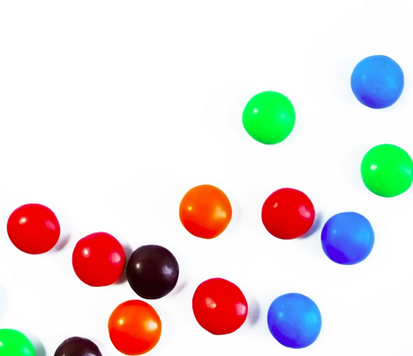
#> input picture images/smarties.png, 413 x 356 px
$ python morphological-trans.py
#> lines starting #> are read from the running program, lines starting #| are printed output that depends on the picture; after the words box and inside, x2 and y2 are one past the last pixel; in counts of white or black regions, pixels touching at a corner belong together
import cv2
import numpy as np
from matplotlib import pyplot as plt

kernel = np.ones((5, 5), np.uint8)
img = cv2.imread('images/smarties.png', cv2.IMREAD_GRAYSCALE)
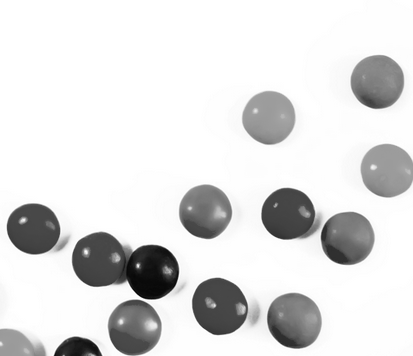
#> img: shape (356, 413); min 4, max 255, mean 222.6
_, masked = cv2.threshold(img, 220, 255, cv2.THRESH_BINARY_INV)
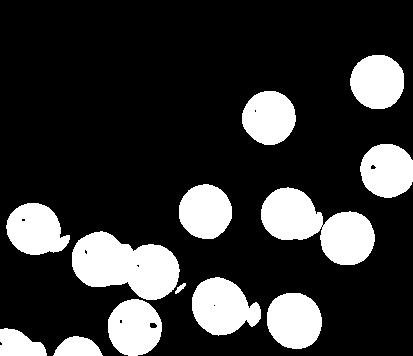
#> masked: shape (356, 413); 20.9% white; 13 white regions, largest, box (x1, y1, x2, y2) and area: (72, 231, 180, 300) 4953, (261, 187, 375, 265) 4823, (192, 277, 261, 336) 2806

dilated = cv2.dilate(masked, kernel, iterations=2)
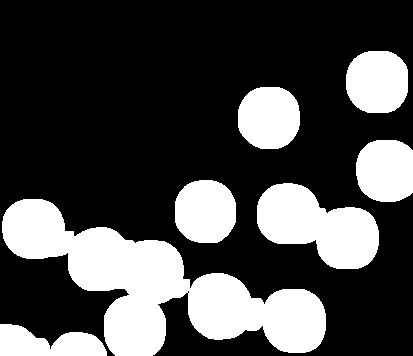
#> dilated: shape (356, 413); 28.7% white; 7 white regions, largest, box (x1, y1, x2, y2) and area: (2, 199, 326, 356) 20478, (257, 183, 379, 269) 6571, (346, 51, 408, 113) 3256
erosion = cv2.erode(masked, kernel, iterations=2)
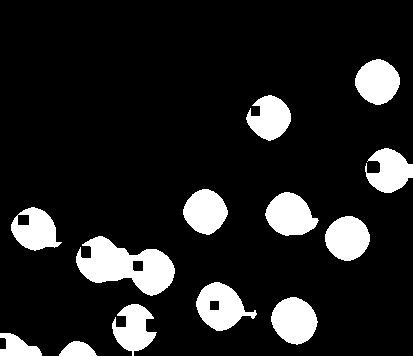
#> erosion: shape (356, 413); 13.2% white; 13 white regions, largest, box (x1, y1, x2, y2) and area: (76, 236, 175, 296) 3309, (196, 282, 257, 331) 1692, (271, 297, 318, 345) 1646
opening = cv2.morphologyEx(masked, cv2.MORPH_OPEN, kernel)
#> opening: shape (356, 413); 20.8% white; 12 white regions, largest, box (x1, y1, x2, y2) and area: (72, 232, 179, 300) 4947, (261, 188, 375, 265) 4815, (192, 277, 261, 335) 2801
closing = cv2.morphologyEx(masked, cv2.MORPH_CLOSE, kernel)
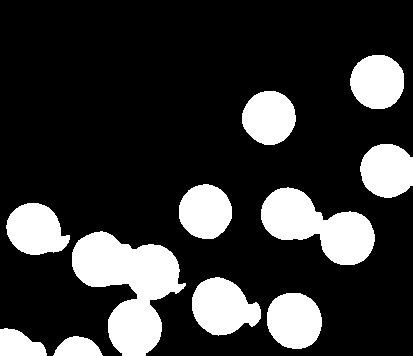
#> closing: shape (356, 413); 21% white; 11 white regions, largest, box (x1, y1, x2, y2) and area: (72, 231, 186, 356) 7529, (261, 187, 375, 265) 4855, (192, 277, 261, 336) 2822
gradient = cv2.morphologyEx(masked, cv2.MORPH_GRADIENT, kernel)
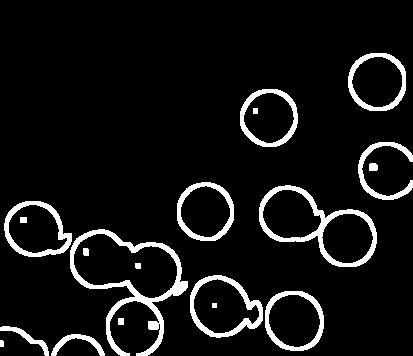
#> gradient: shape (356, 413); 7.9% white; 19 white regions, largest, box (x1, y1, x2, y2) and area: (70, 229, 188, 356) 2526, (259, 185, 377, 267) 1752, (190, 275, 263, 338) 1108
bh = cv2.morphologyEx(masked, cv2.MORPH_BLACKHAT, kernel)
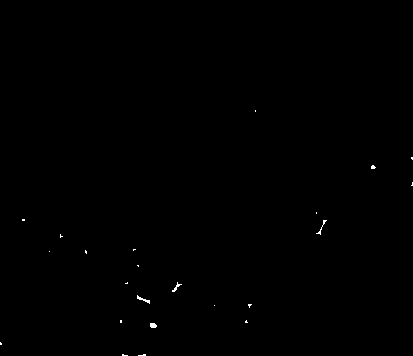
#> bh: shape (356, 413); 0.16% white in thin lines or dots, all inside (x1, y1, x2, y2) = (0, 110, 413, 356)

titles = ['Image', 'Masked', 'Dilated', 'Erosion', 'Open', 'Close', 'Gradient', 'BH']
images = [img, masked, dilated, erosion, opening, closing, gradient, bh]

for i in range(len(images)):
    plt.subplot(2, 4, i+1), plt.imshow(images[i], 'gray')
    plt.title(titles[i])
    plt.xticks([]), plt.yticks([])
#> this loop made 8 passes

plt.show()

$ run again, with images/chessboard.png copied over images/smarties.png
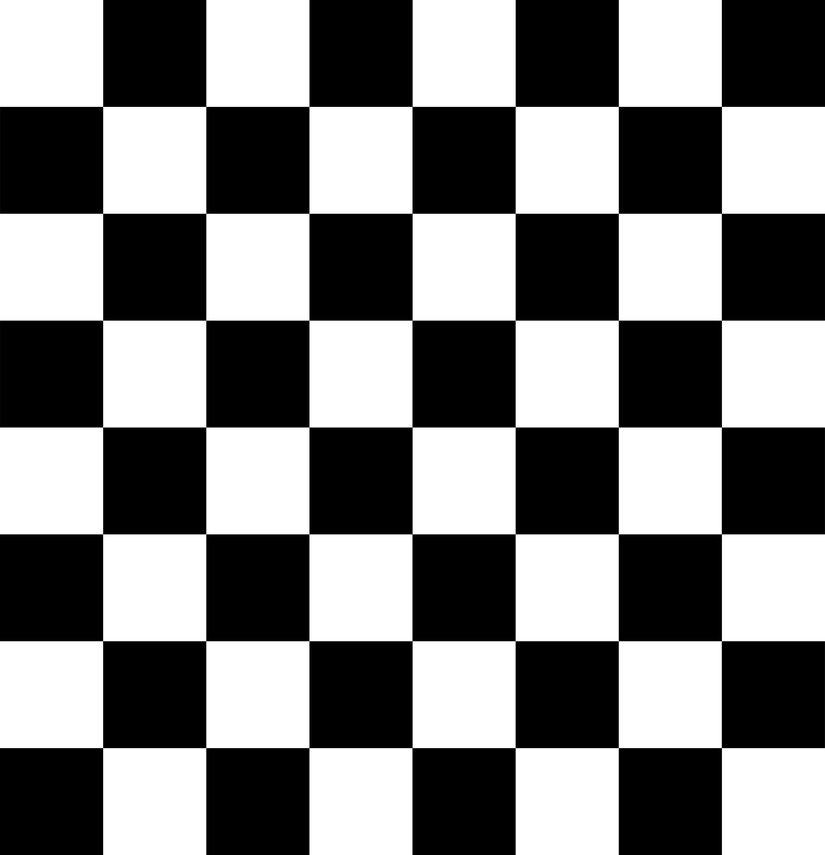
#> input picture images/chessboard.png, 825 x 855 px, shrunk from 3595 x 3723 before the run
#> img is the input picture: shape (855, 825); min 0, max 255, mean 127.5
#> `_, masked = cv2.threshold(img, 220, 255, cv2.THRESH_BINARY_INV)`:
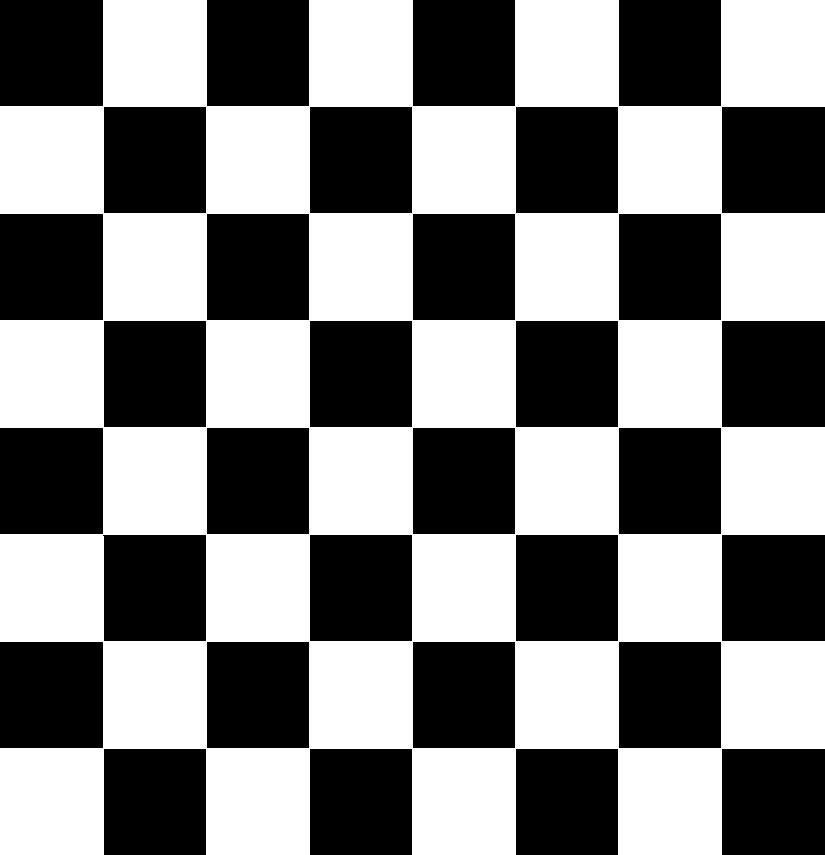
#> masked: shape (855, 825); 50.8% white; 32 black regions, largest, box (x1, y1, x2, y2) and area: (0, 0, 103, 106) 10918, (722, 107, 825, 213) 10918, (0, 214, 103, 320) 10918
#> dilated: shape (855, 825); 57.2% white; 32 black regions, largest, box (x1, y1, x2, y2) and area: (0, 0, 99, 102) 10098, (726, 753, 825, 855) 10098, (726, 111, 825, 209) 9702
#> erosion: shape (855, 825); 44.3% white; 32 white regions, largest, box (x1, y1, x2, y2) and area: (725, 0, 825, 103) 10300, (0, 752, 100, 855) 10300, (0, 110, 100, 210) 10000
#> `gradient = cv2.morphologyEx(masked, cv2.MORPH_GRADIENT, kernel)`:
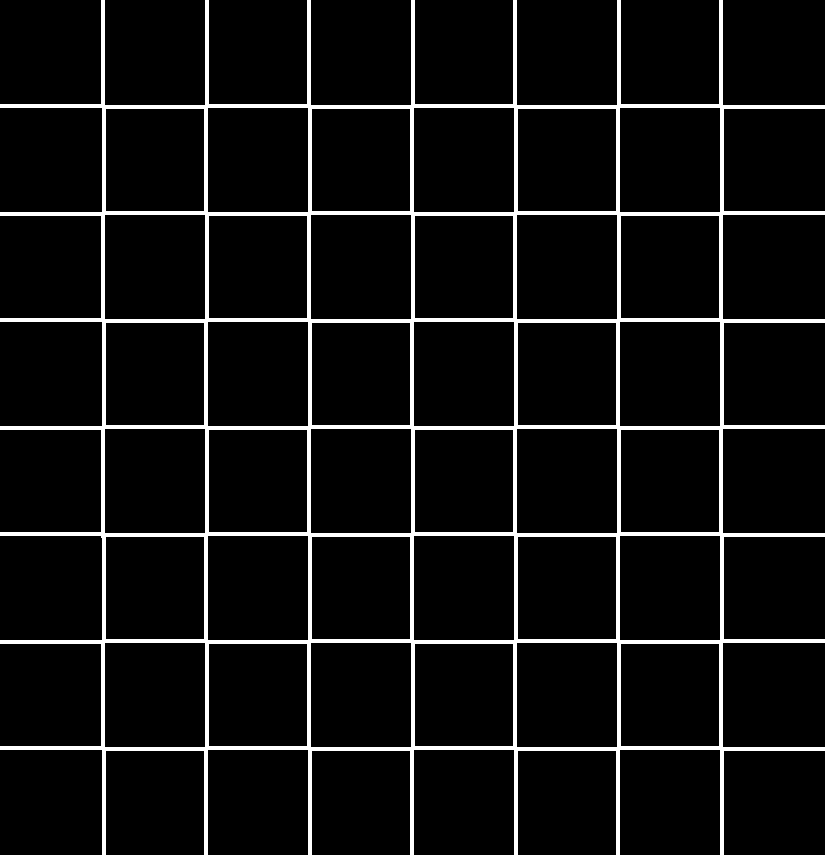
#> gradient: shape (855, 825); 6.6% white; 1 white region, box (x1, y1, x2, y2) and area: (0, 0, 825, 855) 46209
#> bh: shape (855, 825); 0% white in thin lines or dots, all inside (x1, y1, x2, y2) = (103, 535, 104, 536)
#> the loop `for i in range(len(images)):` made 8 passes

$ run again, with images/pic1.png copied over images/smarties.png
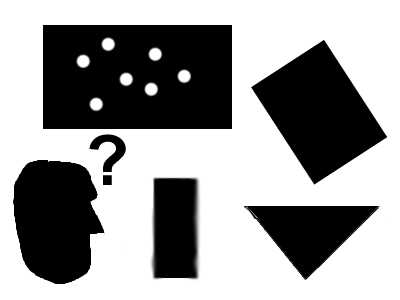
#> input picture images/pic1.png, 400 x 300 px
#> `_, masked = cv2.threshold(img, 220, 255, cv2.THRESH_BINARY_INV)`:
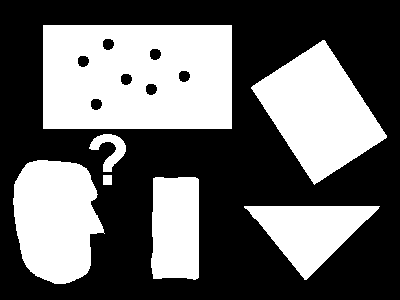
#> masked: shape (300, 400); 40.3% white; 7 white regions, largest, box (x1, y1, x2, y2) and area: (43, 25, 232, 129) 18956, (251, 40, 387, 185) 10234, (13, 160, 105, 284) 8684
#> dilated: shape (300, 400); 49.6% white; 4 white regions, box (x1, y1, x2, y2) and area: (9, 21, 236, 288) 34187, (247, 36, 391, 189) 12546, (240, 202, 384, 284) 6839, (147, 173, 203, 284) 6001
#> erosion: shape (300, 400); 31% white; 7 white regions (2 under 20 px), largest, box (x1, y1, x2, y2) and area: (47, 29, 228, 125) 14996, (259, 47, 380, 177) 8094, (18, 164, 98, 280) 6976, (155, 181, 195, 275) 3542, (255, 210, 369, 272) 3537
#> opening: shape (300, 400); 40.3% white; 7 white regions, largest, box (x1, y1, x2, y2) and area: (43, 25, 232, 129) 18956, (253, 41, 386, 183) 10218, (13, 160, 103, 284) 8678
#> closing: shape (300, 400); 40.4% white; 6 white regions, box (x1, y1, x2, y2) and area: (43, 25, 232, 129) 19012, (251, 40, 387, 185) 10234, (13, 160, 105, 284) 8688, (244, 206, 380, 280) 5095, (151, 177, 199, 280) 4705, (89, 134, 126, 185) 735
#> `gradient = cv2.morphologyEx(masked, cv2.MORPH_GRADIENT, kernel)`:
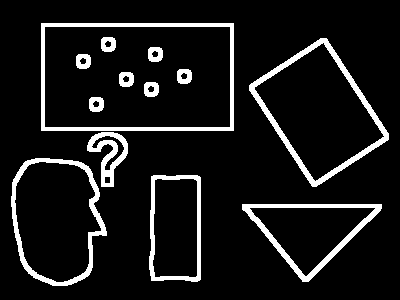
#> gradient: shape (300, 400); 9.5% white; 13 white regions, largest, box (x1, y1, x2, y2) and area: (41, 23, 234, 131) 2344, (249, 38, 389, 187) 2240, (11, 158, 107, 286) 1790
#> bh: shape (300, 400); 0.07% white in thin lines or dots, all inside (x1, y1, x2, y2) = (81, 42, 190, 205)
#> the loop `for i in range(len(images)):` made 8 passes
